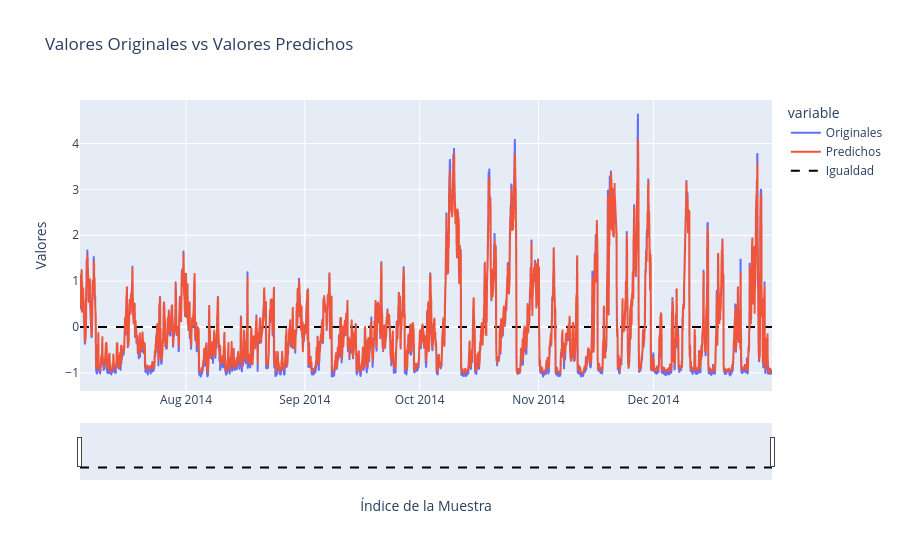

The notebook cell this image was saved under:
### Code cell
# Crea un DataFrame con los datos originales y los predichos
df = pd.DataFrame({'Originales': valY.flatten(), 'Predichos': prediccionGRU.flatten()})
df.index = val_date

fecha_inicio = df.index[0]
fecha_fin = df.index[-1]


fig = px.line(df, title='Valores Originales vs Valores Predichos')
fig.update_xaxes(rangeslider_visible=True, title='Índice de la Muestra', range=[fecha_inicio, fecha_fin])
fig.update_yaxes(title='Valores')


fig.add_trace(go.Scatter(x=df.index, y=[0] * len(df), mode='lines', name='Igualdad', line=dict(color='black', dash='dash')))
dfGRU= df
fig.show()

### Figure 1 — Plotly figure (JSON) as saved in the notebook; plotly's stock layout.template omitted (floating-point values rounded to 4 significant figures; data arrays with more than 128 entries replaced by an {"elided": "..."} marker saying what was removed)
{"data": [{"hovertemplate": "variable=Originales<br>index=%{x}<br>value=%{y}<extra></extra>", "legendgroup": "Originales", "line": {"color": "#636efa", "dash": "solid"}, "marker": {"symbol": "circle"}, "mode": "lines", "name": "Originales", "showlegend": true, "type": "scattergl", "x": {"elided": "4336 str values"}, "xaxis": "x", "y": {"elided": "4336 float values"}, "yaxis": "y"}, {"hovertemplate": "variable=Predichos<br>index=%{x}<br>value=%{y}<extra></extra>", "legendgroup": "Predichos", "line": {"color": "#EF553B", "dash": "solid"}, "marker": {"symbol": "circle"}, "mode": "lines", "name": "Predichos", "showlegend": true, "type": "scattergl", "x": {"elided": "4336 str values"}, "xaxis": "x", "y": {"elided": "4336 float values"}, "yaxis": "y"}, {"line": {"color": "black", "dash": "dash"}, "mode": "lines", "name": "Igualdad", "type": "scatter", "x": {"elided": "4336 str values"}, "y": {"elided": "4336 int values"}}], "layout": {"legend": {"title": {"text": "variable"}, "tracegroupgap": 0}, "title": {"text": "Valores Originales vs Valores Predichos"}, "xaxis": {"anchor": "y", "domain": [0, 1], "range": ["2014-07-04T08:00:00", "2014-12-31T23:00:00"], "rangeslider": {"visible": true}, "title": {"text": "Índice de la Muestra"}}, "yaxis": {"anchor": "x", "domain": [0, 1], "title": {"text": "Valores"}}}}
